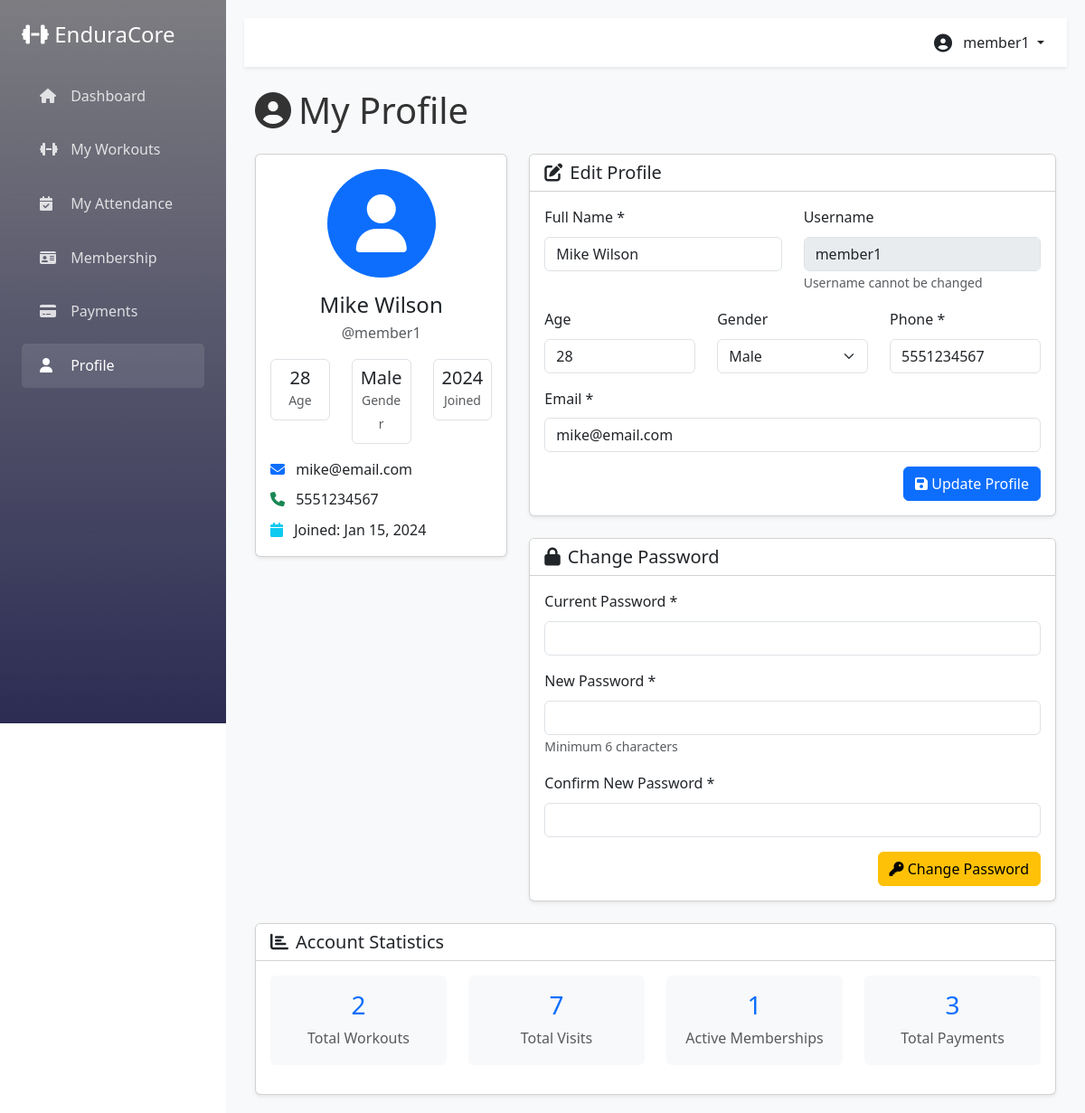
The app's page /member/profile.php (signed in) with its own data.
### tables this page shows
CREATE TABLE `member` (
  `member_id` int(11) NOT NULL,
  `account_id` int(11) DEFAULT NULL,
  `member_name` varchar(100) NOT NULL,
  `age` int(11) DEFAULT NULL,
  `gender` enum('Male','Female','Other') DEFAULT NULL,
  `phone` varchar(20) DEFAULT NULL,
  `email` varchar(100) DEFAULT NULL,
  `join_date` date DEFAULT NULL
);

CREATE TABLE `account` (
  `account_id` int(11) NOT NULL,
  `username` varchar(50) NOT NULL,
  `password` varchar(255) NOT NULL,
  `role` enum('ADMIN','TRAINER','MEMBER') NOT NULL,
  `created_on` datetime DEFAULT current_timestamp(),
  `last_login` datetime DEFAULT NULL
);

### member/profile.php (the view, shortened to what this page needs)
<?php
require_once '../config/db_config.php';
$account_id = $_SESSION['user_id'];
$query = "SELECT m.*, a.username FROM MEMBER m
          JOIN ACCOUNT a ON m.account_id = a.account_id
          WHERE a.account_id = ?";
$stmt = $conn->prepare($query);
$stmt->bind_param("i", $account_id);
$stmt->execute();
$member = $stmt->get_result()->fetch_assoc();
?>
<!DOCTYPE html>
<html lang="en">
<head>
    <link href="https://cdn.jsdelivr.net/npm/bootstrap@5.3.0/dist/css/bootstrap.min.css" rel="stylesheet">
    <link rel="stylesheet" href="https://cdnjs.cloudflare.com/ajax/libs/font-awesome/6.4.0/css/all.min.css">
    <link rel="stylesheet" href="../css/style.css">
</head>
<body>
    <div class="d-flex">
        <?php include '../partials/sidebar.php'; ?>
        <div class="main-content flex-grow-1">
            <?php include '../partials/header.php'; ?>
            <div class="container-fluid">
                <h1 class="mb-4"><i class="fas fa-user-circle me-2"></i>My Profile</h1>
                <div class="row">
                    <div class="col-md-4 mb-4">
                        <div class="card shadow-sm">
                            <div class="card-body text-center">
                                <div class="mb-3">
                                    <div class="rounded-circle bg-primary text-white d-inline-flex align-items-center justify-content-center" style="width: 120px; height: 120px;">
                                        <i class="fas fa-user fa-4x"></i>
                                    </div>
                                </div>
                                <h4 class="mb-1"><?php echo htmlspecialchars($member['member_name']); ?></h4>
                                <p class="text-muted mb-3">@<?php echo htmlspecialchars($member['username']); ?></p>
                                <div class="row text-center mb-3">
                                    <div class="col-4">
                                        <div class="border rounded p-2">
                                            <h5 class="mb-0"><?php echo $member['age'] ?? 'N/A'; ?></h5>
                                            <small class="text-muted">Age</small>
                                        </div>
                                    </div>
                                    <div class="col-4">
                                        <div class="border rounded p-2">
                                            <h5 class="mb-0"><?php echo $member['gender']; ?></h5>
                                            <small class="text-muted">Gender</small>
                                        </div>
                                    </div>
                                    <div class="col-4">
                                        <div class="border rounded p-2">
                                            <h5 class="mb-0"><?php echo date('Y', strtotime($member['join_date'])); ?></h5>
                                            <small class="text-muted">Joined</small>
                                        </div>
                                    </div>
                                </div>
                                <div class="text-start">
                                    <p class="mb-2">
                                        <i class="fas fa-envelope text-primary me-2"></i>
                                        <?php echo htmlspecialchars($member['email']); ?>
                                    </p>
                                    <p class="mb-2">
                                        <i class="fas fa-phone text-success me-2"></i>
                                        <?php echo htmlspecialchars($member['phone']); ?>
                                    </p>
                                    <p class="mb-0">
                                        <i class="fas fa-calendar text-info me-2"></i>
                                        Joined: <?php echo date('M d, Y', strtotime($member['join_date'])); ?>
                                    </p>
                                </div>
                            </div>
                        </div>
                    </div>
                    <div class="col-md-8 mb-4">
                        <div class="card shadow-sm mb-4">
                            <div class="card-header bg-white">
                                <h5 class="mb-0"><i class="fas fa-edit me-2"></i>Edit Profile</h5>
                            </div>
                            <div class="card-body">
                                <form method="POST" action="">
                                    <div class="row">
                                        <div class="col-md-6 mb-3">
                                            <label class="form-label">Full Name *</label>
                                            <input type="text" class="form-control" name="member_name" value="<?php echo htmlspecialchars($member['member_name']); ?>" required>
                                        </div>
                                        <div class="col-md-6 mb-3">
                                            <label class="form-label">Username</label>
                                            <input type="text" class="form-control" value="<?php echo htmlspecialchars($member['username']); ?>" disabled>
                                            <small class="text-muted">Username cannot be changed</small>
                                        </div>
                                    </div>
                                    <div class="row">
                                        <div class="col-md-4 mb-3">
                                            <label class="form-label">Age</label>
                                            <input type="number" class="form-control" name="age" min="12" max="100" value="<?php echo $member['age']; ?>">
                                        </div>
                                        <div class="col-md-4 mb-3">
                                            <label class="form-label">Gender</label>
                                            <select class="form-select" name="gender">
                                                <option value="Male" <?php echo ($member['gender'] == 'Male') ? 'selected' : ''; ?>>Male</option>
                                            </select>
                                        </div>
                                        <div class="col-md-4 mb-3">
                                            <label class="form-label">Phone *</label>
                                            <input type="tel" class="form-control" name="phone" value="<?php echo htmlspecialchars($member['phone']); ?>" required>
                                        </div>
                                    </div>
                                    <div class="mb-3">
                                        <label class="form-label">Email *</label>
                                        <input type="email" class="form-control" name="email" value="<?php echo htmlspecialchars($member['email']); ?>" required>
                                    </div>
                                    <div class="text-end">
                                        <button type="submit" name="update_profile" class="btn btn-primary">
                                            <i class="fas fa-save"></i> Update Profile
                                        </button>
                                    </div>
                                </form>
                            </div>
                        </div>
                        <div class="card shadow-sm">
                            <div class="card-header bg-white">
                                <h5 class="mb-0"><i class="fas fa-lock me-2"></i>Change Password</h5>
                            </div>
                            <div class="card-body">
                                <form method="POST" action="">
                                    <div class="mb-3">
                                        <label class="form-label">Current Password *</label>
                                        <input type="password" class="form-control" name="current_password" required>
                                    </div>
                                    <div class="mb-3">
                                        <label class="form-label">New Password *</label>
                                        <input type="password" class="form-control" name="new_password" required>
                                        <small class="text-muted">Minimum 6 characters</small>
                                    </div>
                                    <div class="mb-3">
                                        <label class="form-label">Confirm New Password *</label>
                                        <input type="password" class="form-control" name="confirm_password" required>
                                    </div>
                                    <div class="text-end">
                                        <button type="submit" name="change_password" class="btn btn-warning">
                                            <i class="fas fa-key"></i> Change Password
                                        </button>
                                    </div>
                                </form>
                            </div>
                        </div>
                    </div>
                </div>
                <div class="card shadow-sm">
                    <div class="card-header bg-white">
                        <h5 class="mb-0"><i class="fas fa-chart-bar me-2"></i>Account Statistics</h5>
                    </div>
                    <div class="card-body">
                        <div class="row text-center">
                            <?php
                            $stats_queries = [
                                'Total Workouts' => "SELECT COUNT(*) as count FROM member_workout_plan WHERE member_id = {$member['member_id']}",
                                'Total Visits' => "SELECT COUNT(*) as count FROM ATTENDANCE WHERE member_id = {$member['member_id']}",
                                'Active Memberships' => "SELECT COUNT(*) as count FROM MEMBERSHIP WHERE member_id = {$member['member_id']} AND status = 'Active'",
                                'Total Payments' => "SELECT COUNT(*) as count FROM PAYMENT p JOIN MEMBERSHIP m ON p.membership_id = m.membership_id WHERE m.member_id = {$member['member_id']}"
                            ];
                            foreach ($stats_queries as $label => $query):
                                $count = $conn->query($query)->fetch_assoc()['count'];
                            ?>
                                <div class="col-md-3 mb-3">
                                    <div class="card border-0 bg-light">
                                        <div class="card-body">
                                            <h3 class="text-primary"><?php echo $count; ?></h3>
                                            <p class="text-muted mb-0"><?php echo $label; ?></p>
                                        </div>
                                    </div>
                                </div>
                            <?php endforeach; ?>
                        </div>
                    </div>
                </div>
            </div>
        </div>
    </div>
</body>
</html>

### css/style.css (style rules this page uses)
:root { --primary-color: #667eea; --secondary-color: #764ba2; --success-color: #28a745; --danger-color: #dc3545; --warning-color: #ffc107; --info-color: #1722b8; --dark-color: #0c0c1589; --light-color: #f8f9fa; }
* { margin: 0; padding: 0; box-sizing: border-box; }
body { font-family: 'Segoe UI', Tahoma, Geneva, Verdana, sans-serif; line-height: 1.6; color: #333; }
.card { transition: transform 0.3s ease, box-shadow 0.3s ease; }
.main-content { margin-left: 250px; padding: 20px; background: #f8f9fa; min-height: 100vh; }

### records on screen
member: member_name "Mike Wilson", account.username "member1", age "28", gender "Male", join_date "2024", email "mike@email.com", phone "5551234567", join_date "Jan 15, 2024", member_id "1"

### other values on screen
$_SESSION['username'] "member1"
$count "2"
$label "Total Workouts"
$count "7"
$label "Total Visits"
$label "Active Memberships"
$count "3"
$label "Total Payments"
